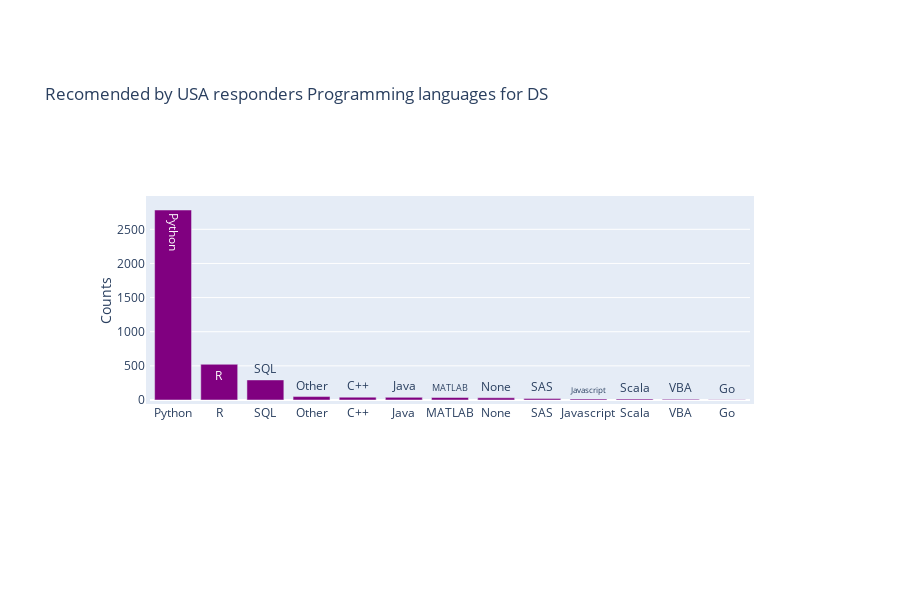

The code cell stored with this chart in its notebook:
### Code cell
# On the histogramme below we can see, that Python and R are recommened as the best programming language  for DS researches. 
# It proves, that Python today is the most popular programming language in the world. 

countsDf = df_usa['Q18_What programming language would you recommend an aspiring data scientist to learn first? - Selected Choice'].value_counts()
trace1 = go.Bar(
                x = countsDf.index,
                y = countsDf.values,
                name = "Languages",
                marker = dict(color = 'Purple '),
                text = countsDf.index)
data = [trace1]
layout = go.Layout(barmode = "group",title='Recomended by USA responders Programming languages for DS', yaxis= dict(title='Counts'),showlegend=False, height=600)

fig = go.Figure(data = data, layout = layout)
fig['layout'].update(margin=go.layout.Margin(
        l=150,
        r=150,
        b=200,
        t=200,
        pad=4
    ))
iplot(fig)

### Figure 1 — Plotly figure (JSON) as saved in the notebook; plotly's stock layout.template omitted (floating-point values rounded to 4 significant figures)
{"data": [{"marker": {"color": "Purple "}, "name": "Languages", "text": ["Python", "R", "SQL", "Other", "C++", "Java", "MATLAB", "None", "SAS", "Javascript", "Scala", "VBA", "Go"], "type": "bar", "x": ["Python", "R", "SQL", "Other", "C++", "Java", "MATLAB", "None", "SAS", "Javascript", "Scala", "VBA", "Go"], "y": [2783, 523, 294, 50, 42, 39, 36, 32, 23, 16, 14, 11, 3]}], "layout": {"barmode": "group", "height": 600, "margin": {"b": 200, "l": 150, "pad": 4, "r": 150, "t": 200}, "showlegend": false, "title": {"text": "Recomended by USA responders Programming languages for DS"}, "yaxis": {"title": {"text": "Counts"}}}}
